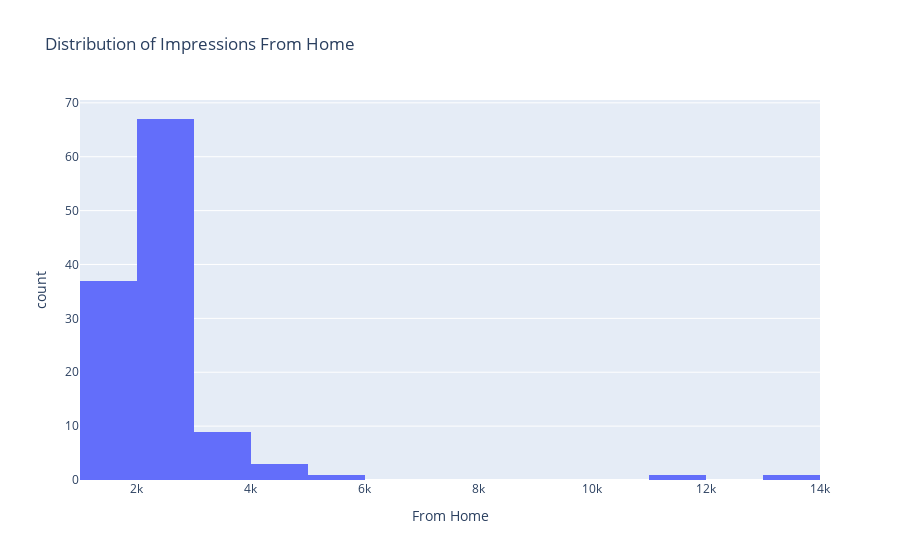

The notebook cell this image was saved under:
### Code cell
a.show()

### Figure 1 — Plotly figure (JSON) as saved in the notebook; plotly's stock layout.template omitted (floating-point values rounded to 4 significant figures)
{"data": [{"alignmentgroup": "True", "bingroup": "x", "hovertemplate": "From Home=%{x}<br>count=%{y}<extra></extra>", "legendgroup": "", "marker": {"color": "#636efa", "pattern": {"shape": ""}}, "name": "", "nbinsx": 20, "offsetgroup": "", "orientation": "v", "showlegend": false, "type": "histogram", "x": [2586, 2727, 2085, 2700, 1704, 2046, 1543, 2071, 2384, 2609, 1597, 2414, 2168, 2524, 2525, 2017, 3401, 1979, 2177, 1338, 1304, 2415, 3065, 2608, 2406, 2195, 2275, 2541, 2244, 2034, 1977, 1975, 2879, 2278, 2679, 1659, 1774, 2123, 1308, 1466, 3144, 2331, 2746, 2207, 2632, 3050, 1747, 2108, 2782, 4137, 1945, 2569, 1716, 2812, 3152, 2415, 2125, 1975, 1910, 2508, 1780, 2190, 1711, 1663, 3717, 1502, 2357, 3152, 2125, 1570, 1975, 1323, 2509, 1782, 2225, 1179, 2106, 2454, 1926, 2597, 2252, 2673, 2017, 3401, 1979, 2177, 1338, 1747, 2108, 2782, 4137, 1945, 2608, 2406, 2195, 2275, 2541, 2244, 2034, 2643, 2000, 2261, 1807, 2032, 2517, 2099, 1855, 1817, 2816, 2449, 3813, 1658, 4439, 2371, 5185, 1923, 1133, 11815, 13473], "xaxis": "x", "yaxis": "y"}], "layout": {"barmode": "relative", "legend": {"tracegroupgap": 0}, "title": {"text": "Distribution of Impressions From Home"}, "xaxis": {"anchor": "y", "domain": [0, 1], "title": {"text": "From Home"}}, "yaxis": {"anchor": "x", "domain": [0, 1], "title": {"text": "count"}}}}
